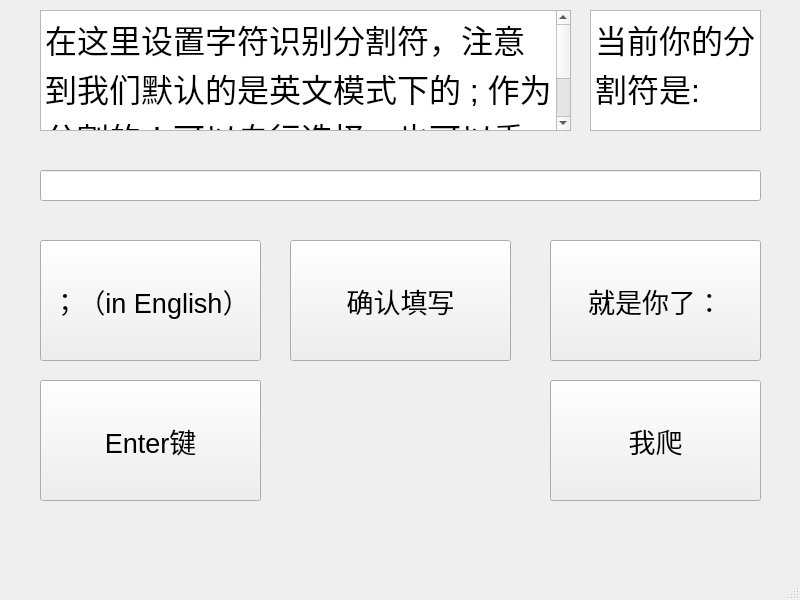
<?xml version="1.0" encoding="UTF-8"?>
<ui version="4.0">
 <class>SetSeperatorMainWindow</class>
 <widget class="QMainWindow" name="SetSeperatorMainWindow">
  <property name="geometry">
   <rect>
    <x>0</x>
    <y>0</y>
    <width>800</width>
    <height>600</height>
   </rect>
  </property>
  <property name="windowTitle">
   <string>MainWindow</string>
  </property>
  <widget class="QWidget" name="centralwidget">
   <widget class="QLineEdit" name="lineEdit">
    <property name="geometry">
     <rect>
      <x>40</x>
      <y>170</y>
      <width>721</width>
      <height>31</height>
     </rect>
    </property>
   </widget>
   <widget class="QTextBrowser" name="notes">
    <property name="geometry">
     <rect>
      <x>40</x>
      <y>10</y>
      <width>531</width>
      <height>121</height>
     </rect>
    </property>
    <property name="html">
     <string>&lt;!DOCTYPE HTML PUBLIC &quot;-//W3C//DTD HTML 4.0//EN&quot; &quot;http://www.w3.org/TR/REC-html40/strict.dtd&quot;&gt;
&lt;html&gt;&lt;head&gt;&lt;meta name=&quot;qrichtext&quot; content=&quot;1&quot; /&gt;&lt;meta charset=&quot;utf-8&quot; /&gt;&lt;style type=&quot;text/css&quot;&gt;
p, li { white-space: pre-wrap; }
hr { height: 1px; border-width: 0; }
li.unchecked::marker { content: &quot;\2610&quot;; }
li.checked::marker { content: &quot;\2612&quot;; }
&lt;/style&gt;&lt;/head&gt;&lt;body style=&quot; font-family:'Microsoft YaHei UI'; font-size:9pt; font-weight:400; font-style:normal;&quot;&gt;
&lt;p style=&quot; margin-top:0px; margin-bottom:0px; margin-left:0px; margin-right:0px; -qt-block-indent:0; text-indent:0px;&quot;&gt;&lt;span style=&quot; font-size:24pt;&quot;&gt;在这里设置字符识别分割符，注意到我们默认的是英文模式下的 ; 作为分割的！可以自行选择，也可以重写添加&lt;/span&gt;&lt;/p&gt;&lt;/body&gt;&lt;/html&gt;</string>
    </property>
   </widget>
   <widget class="QTextBrowser" name="showCurSeperator">
    <property name="geometry">
     <rect>
      <x>590</x>
      <y>10</y>
      <width>171</width>
      <height>121</height>
     </rect>
    </property>
    <property name="html">
     <string>&lt;!DOCTYPE HTML PUBLIC &quot;-//W3C//DTD HTML 4.0//EN&quot; &quot;http://www.w3.org/TR/REC-html40/strict.dtd&quot;&gt;
&lt;html&gt;&lt;head&gt;&lt;meta name=&quot;qrichtext&quot; content=&quot;1&quot; /&gt;&lt;meta charset=&quot;utf-8&quot; /&gt;&lt;style type=&quot;text/css&quot;&gt;
p, li { white-space: pre-wrap; }
hr { height: 1px; border-width: 0; }
li.unchecked::marker { content: &quot;\2610&quot;; }
li.checked::marker { content: &quot;\2612&quot;; }
&lt;/style&gt;&lt;/head&gt;&lt;body style=&quot; font-family:'Microsoft YaHei UI'; font-size:9pt; font-weight:400; font-style:normal;&quot;&gt;
&lt;p style=&quot; margin-top:0px; margin-bottom:0px; margin-left:0px; margin-right:0px; -qt-block-indent:0; text-indent:0px;&quot;&gt;&lt;span style=&quot; font-size:24pt;&quot;&gt;当前你的分割符是:&lt;/span&gt;&lt;/p&gt;&lt;/body&gt;&lt;/html&gt;</string>
    </property>
   </widget>
   <widget class="QPushButton" name="setSemiBtn">
    <property name="geometry">
     <rect>
      <x>40</x>
      <y>240</y>
      <width>221</width>
      <height>121</height>
     </rect>
    </property>
    <property name="font">
     <font>
      <pointsize>20</pointsize>
     </font>
    </property>
    <property name="text">
     <string>；（in English）</string>
    </property>
   </widget>
   <widget class="QPushButton" name="setEnterBtn">
    <property name="geometry">
     <rect>
      <x>40</x>
      <y>380</y>
      <width>221</width>
      <height>121</height>
     </rect>
    </property>
    <property name="font">
     <font>
      <pointsize>20</pointsize>
     </font>
    </property>
    <property name="text">
     <string>Enter键</string>
    </property>
   </widget>
   <widget class="QPushButton" name="ensureAndReturnBtn">
    <property name="geometry">
     <rect>
      <x>550</x>
      <y>240</y>
      <width>211</width>
      <height>121</height>
     </rect>
    </property>
    <property name="font">
     <font>
      <pointsize>20</pointsize>
     </font>
    </property>
    <property name="text">
     <string>就是你了：</string>
    </property>
   </widget>
   <widget class="QPushButton" name="rejectAndReturnBtn">
    <property name="geometry">
     <rect>
      <x>550</x>
      <y>380</y>
      <width>211</width>
      <height>121</height>
     </rect>
    </property>
    <property name="font">
     <font>
      <pointsize>20</pointsize>
     </font>
    </property>
    <property name="text">
     <string>我爬</string>
    </property>
   </widget>
   <widget class="QPushButton" name="ensureTheEditAndWaitedForFinalEnsure">
    <property name="geometry">
     <rect>
      <x>290</x>
      <y>240</y>
      <width>221</width>
      <height>121</height>
     </rect>
    </property>
    <property name="font">
     <font>
      <pointsize>20</pointsize>
     </font>
    </property>
    <property name="text">
     <string>确认填写</string>
    </property>
   </widget>
  </widget>
  <widget class="QMenuBar" name="menubar">
   <property name="geometry">
    <rect>
     <x>0</x>
     <y>0</y>
     <width>800</width>
     <height>17</height>
    </rect>
   </property>
  </widget>
  <widget class="QStatusBar" name="statusbar"/>
 </widget>
 <resources/>
 <connections/>
</ui>
